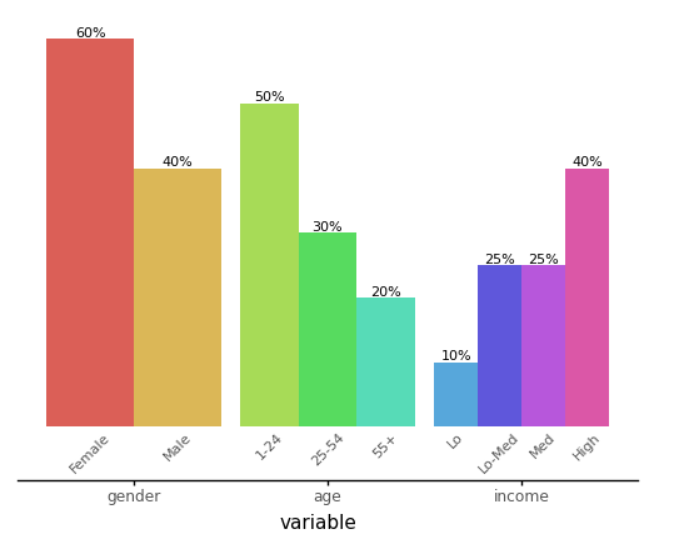

Python code for this plot:
import pandas as pd
import numpy as np

from plotnine import *

df = pd.DataFrame({
    'variable': ['gender', 'gender', 'age', 'age', 'age', 'income', 'income', 'income', 'income'],
    'category': ['Female', 'Male', '1-24', '25-54', '55+', 'Lo', 'Lo-Med', 'Med', 'High'],
    'value': [60, 40, 50, 30, 20, 10, 25, 25, 40],
})
df['variable'] = pd.Categorical(df['variable'], categories=['gender', 'age', 'income'])
df['category'] = pd.Categorical(df['category'], categories=df['category'])


dodge_text = position_dodge(width=0.9)
ccolor = '#555555'

(ggplot(df, aes(x='variable', y='value', fill='category'))
 + geom_col(stat='identity', position='dodge', show_legend=False)
 + geom_text(aes(y=-.5, label='category'),
             position=dodge_text,
             color=ccolor, size=8, angle=45, va='top')
 + geom_text(aes(label='value'),
             position=dodge_text,
             size=8, va='bottom', format_string='{}%')
 + lims(y=(-5, 60))
 + theme(panel_background=element_rect(fill='white'),
         axis_title_y=element_blank(),
         axis_line_x=element_line(color='black'),
         axis_line_y=element_blank(),
         axis_text_y=element_blank(),
         axis_text_x=element_text(color=ccolor),
         axis_ticks_major_y=element_blank(),
         panel_grid=element_blank(),
         panel_border=element_blank())
)
